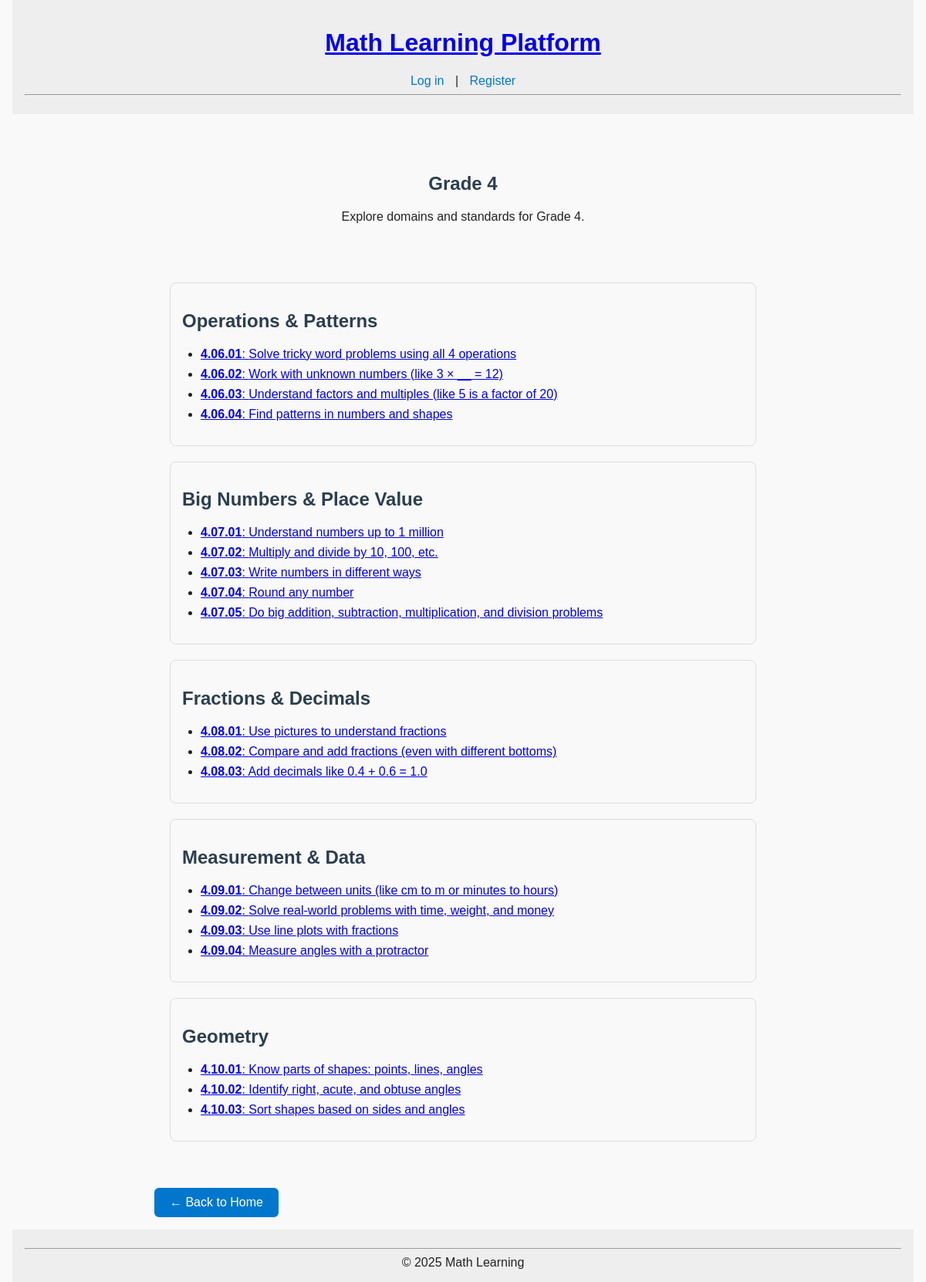
The page /grade/4/ on the database its author committed.
### curriculum/models.py (models this page shows, shortened)
class Domain(models.Model):
    grade = models.ForeignKey(Grade, on_delete=models.CASCADE, related_name="domains")
    name  = models.CharField(max_length=100)
    slug  = models.SlugField(max_length=120, blank=True)
    sort_order = models.PositiveSmallIntegerField(default=00)
    class Meta:
        unique_together = ("grade", "name")
        ordering = ["grade__level", "sort_order", "name"]

class Standard(models.Model):
    domain      = models.ForeignKey(Domain, on_delete=models.CASCADE, related_name="standards")
    code        = models.CharField(max_length=20, unique=True)
    description = models.TextField()

### core/views.py (the view)
# urls.py: path("grade/<slug:grade_id>/", grades_view, name="grade_detail"),
def grades_view(request, grade_id):
    if grade_id.upper() == "SHSAT":
        level = 9
    elif grade_id.upper() == "SAT":
        level = 10
    else:
        level = int(grade_id)
    grade = Grade.objects.prefetch_related("domains__standards").filter(level=level).first()
    if not grade:
        return render(request, "core/grade_detail.html", {
            "page_title": "Not Found",
            "description": "No data available for this grade.",
            "grade": None,
        })
    page_title = str(grade)
    description = f"Explore domains and standards for {grade}."
    return render(request, "core/grade_detail.html", {
        "grade": grade,  # we now pass the full grade object
        "page_title": page_title,
        "description": description,
    })

### curriculum/models.py (called while the page is built)
    def __str__(self):
        special_names = {
            9: "SHSAT",
            10: "SAT",
        }
        return special_names.get(self.level, f"Grade {self.level}")

### core/templates/core/grade_detail.html (shortened to what this page needs)
{% extends "base.html" %}
{% block content %}
<section style="padding: 40px; text-align: center;">
  <h1>{{ page_title }}</h1>
  <p>{{ description }}</p>
</section>
{% if grade %}
  <section style="max-width: 900px; margin: 0 auto; padding: 20px;">
    {% for domain in grade.domains.all %}
      <div style="border: 1px solid #ddd; padding: 15px; margin-bottom: 20px; border-radius: 8px;">
        <h2>{{ domain.name }}</h2>
        {% if domain.standards.all %}
          <ul>
            {% for standard in domain.standards.all %}
              <li>
                 <a href="{% url 'curriculum:standard_detail' grade.level domain.slug standard.id %}">
                  <strong>{{ standard.code }}</strong>: {{ standard.description }}
                </a>
              </li>
            {% endfor %}
          </ul>
        {% else %}
          <p>No standards yet for this domain.</p>
        {% endif %}
      </div>
    {% endfor %}
  </section>
{% else %}
  <p style="text-align:center;">No grade data found.</p>
{% endif %}
<a href="{% url 'home' %}" style="margin-top: 20px; display: inline-block; padding: 10px 20px; background: #0077cc; color: #fff; text-decoration: none; border-radius: 6px;">
  ← Back to Home
</a>
{% endblock %}

### static/style.css (style rules this page uses)
body { font-family: Arial, sans-serif; background-color: #f9f9f9; color: #222; margin: 0; padding: 0 1rem; }
h1, h2, h3 { color: #2c3e50; }
ul { padding-left: 1.5rem; }
ul li { margin-bottom: 0.5rem; }

### rows shown on the page
Domain: name "Operations & Patterns"
Standard: code "4.06.01", description "Solve tricky word problems using all 4 operations"
Standard: code "4.06.02", description "Work with unknown numbers (like 3 × __ = 12)"
Standard: code "4.06.03", description "Understand factors and multiples (like 5 is a factor of 20)"
Standard: code "4.06.04", description "Find patterns in numbers and shapes"
Domain: name "Big Numbers & Place Value"
Standard: code "4.07.01", description "Understand numbers up to 1 million"
Standard: code "4.07.02", description "Multiply and divide by 10, 100, etc."
Standard: code "4.07.03", description "Write numbers in different ways"
Standard: code "4.07.04", description "Round any number"
Standard: code "4.07.05", description "Do big addition, subtraction, multiplication, and division problems"
Domain: name "Fractions & Decimals"
Standard: code "4.08.01", description "Use pictures to understand fractions"
Standard: code "4.08.02", description "Compare and add fractions (even with different bottoms)"
Standard: code "4.08.03", description "Add decimals like 0.4 + 0.6 = 1.0"
Domain: name "Measurement & Data"
Standard: code "4.09.01", description "Change between units (like cm to m or minutes to hours)"
Standard: code "4.09.02", description "Solve real-world problems with time, weight, and money"
Standard: code "4.09.03", description "Use line plots with fractions"
Standard: code "4.09.04", description "Measure angles with a protractor"
Domain: name "Geometry"
Standard: code "4.10.01", description "Know parts of shapes: points, lines, angles"
Standard: code "4.10.02", description "Identify right, acute, and obtuse angles"
Standard: code "4.10.03", description "Sort shapes based on sides and angles"

### other values the page prints
{{ page_title }} "Grade 4"
{{ description }} "Explore domains and standards for Grade 4."
